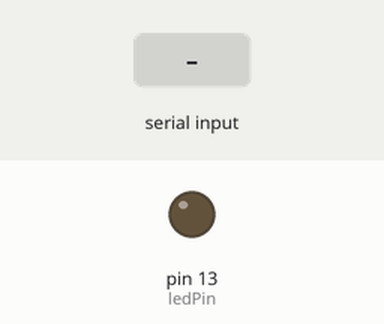
Recording of a sketch running on a simulated Arduino Uno, built with avr-gcc and run on an emulated ATmega328P. On the bench: output pins drawn as LEDs (lit = HIGH). Dashed ring = blinking. The inputs (shaded band) are chosen by the test bench.

Above: at 1.2 s.
1.3 s: "1" received over Serial
At 1.42 s:
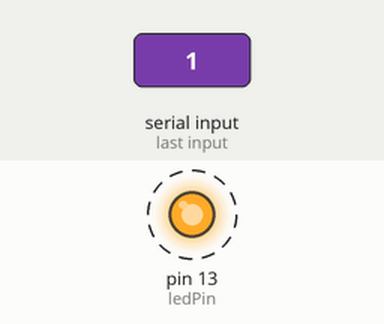
4.3 s: "0" received over Serial
At 5.3 s:
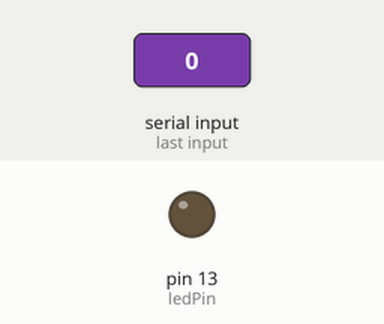
Timing chart, 0 to 7.3 s (numbered marks = the images above; inputs shaded):
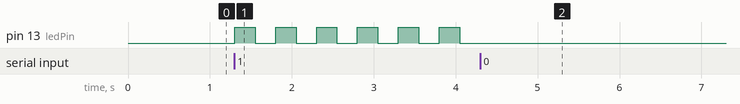

The sketch:

arudino.ino
```cpp
const int ledPin = 13;
int mode = 0;

void setup() {
  Serial.begin(9600);
  pinMode(ledPin, OUTPUT);
}

void loop() {

  if (Serial.available() > 0) {
    char cmd = Serial.read();

    if (cmd == '0') mode = 0; // LED off
    if (cmd == '1') mode = 1; // LED blink
  }


  if (mode == 0) {
    digitalWrite(ledPin, LOW);
  } else if (mode == 1) {
    digitalWrite(ledPin, HIGH);
    delay(250);
    digitalWrite(ledPin, LOW);
    delay(250);
  }
}
```

Measured:
- after the input at 1.3 s, pin 13 (ledPin): alternates HIGH for 0.25 s and LOW for 0.25 s, starting at once
- after the input at 4.3 s, pin 13 (ledPin): stops changing and stays LOW
